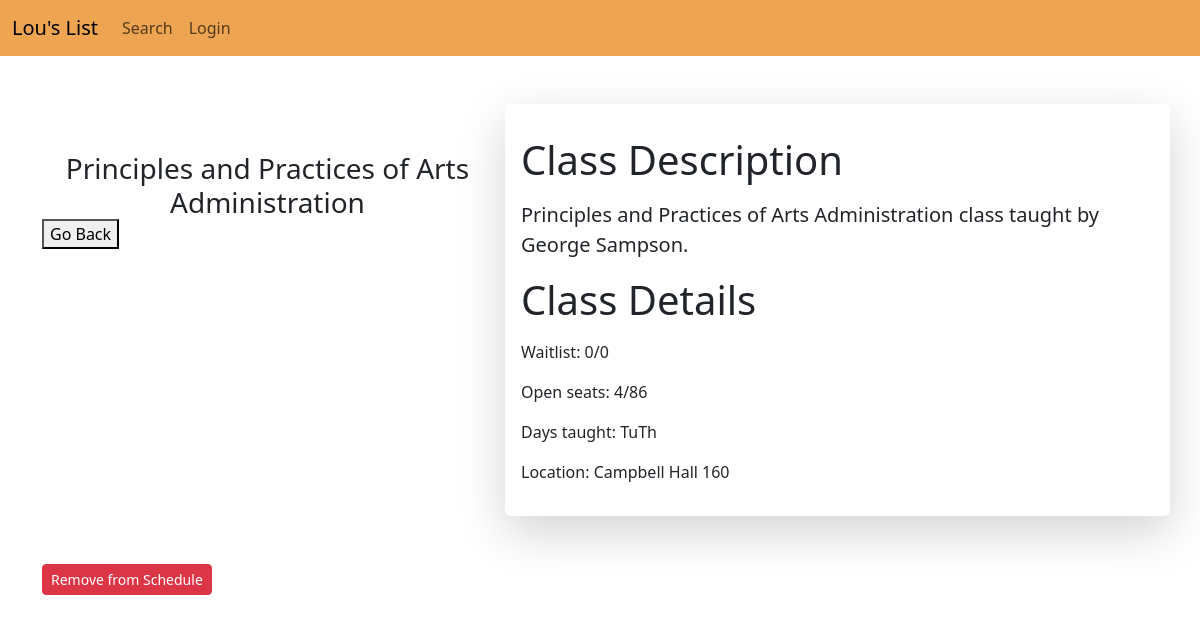
The page /courses/1/ on the database its author committed.
### louslistapp/models.py (models this page shows, shortened)
class Course(models.Model):
    user = models.ForeignKey(
        User, on_delete=models.CASCADE, null=True, blank=True
    )
    prof_name = models.CharField(max_length=100)
    prof_email = models.CharField(max_length=100)
    course_number = models.IntegerField(default=0)
    semester_code = models.IntegerField(default=0)
    course_section = models.CharField(max_length=100)
    subject = models.CharField(max_length=100)
    catalog_number = models.CharField(max_length=100)
    description = models.CharField(max_length=100)
    units = models.CharField(max_length=100)
    component = models.CharField(max_length=100)
    class_capacity = models.IntegerField(default=0)
    waitlist = models.IntegerField(default=0)
    wait_cap = models.IntegerField(default=0)
    enrollment_total = models.IntegerField(default=0)
    enrollment_available = models.IntegerField(default=0)
    days = models.CharField(max_length=100)
    start_time = models.CharField(max_length=100, default=None)
    end_time = models.CharField(max_length=100, default=None)
    location = models.CharField(max_length=100)
    selected = models.BooleanField(default=False)

### louslistapp/views.py (the view, shortened to what this page needs)
# urls.py: path('courses/<int:id>/', views.course_detail, name="course"),
def course_detail(request, id):
    course = Course.objects.get(id=id)
    form2 = CourseSelected(request.POST)
    return render(request, 'louslistapp/course_detail.html', {'course': course, 'form2': form2})

### louslistapp/templates/louslistapp/course_detail.html (shortened to what this page needs)
{% extends 'louslistapp/navbar.html' %}
{% block content %}
    <div class = "container">
        <br><br>
        <div class="row">
            <div class="col-md-5">
              <br><br>
              <h3 class="card-title text-center">{{ course.description }}</h3>
              <button onclick="history.back()">Go Back</button>
            </div>
            <div class="col-md-7 shadow-lg p-3 mb-5 bg-white rounded">
              <h1 class="my-3">Class Description</h1>
              <p class = "lead">{{ course.description }} class taught by {{ course.prof_name }}.</p>
              <h1 class="my-3">Class Details</h1>
              <p>Waitlist: {{ course.waitlist }}/{{ course.wait_cap }}</p>
              <p>Open seats: {{ course.enrollment_available }}/{{ course.enrollment_total }}</p>
              <p>Days taught: {{ course.days }}</p>
              <p>Location: {{ course.location }}</p>
            </div>
        </div>
        <form method="POST" target="hiddenFrame">
            {% if course.selected == True %}
          <button
            type="submit"
            class="btn btn-danger btn-sm"
            onClick= "return confirm('Remove {{course.description}} from schedule?')"
          >Remove from Schedule</button>
          {% else %}
          <button
          type="submit"
          class="btn btn-danger btn-sm"
          onClick= "return confirm('Add {{course.description}} to schedule')"
        >Add to Schedule</button>
        {% endif %}
        </form>
    </div>
{% endblock %}

### rows shown on the page
Course: description "Principles and Practices of Arts Administration", prof_name "George Sampson", waitlist "0", wait_cap "0", enrollment_available "4", enrollment_total "86", days "TuTh", location "Campbell Hall 160"
